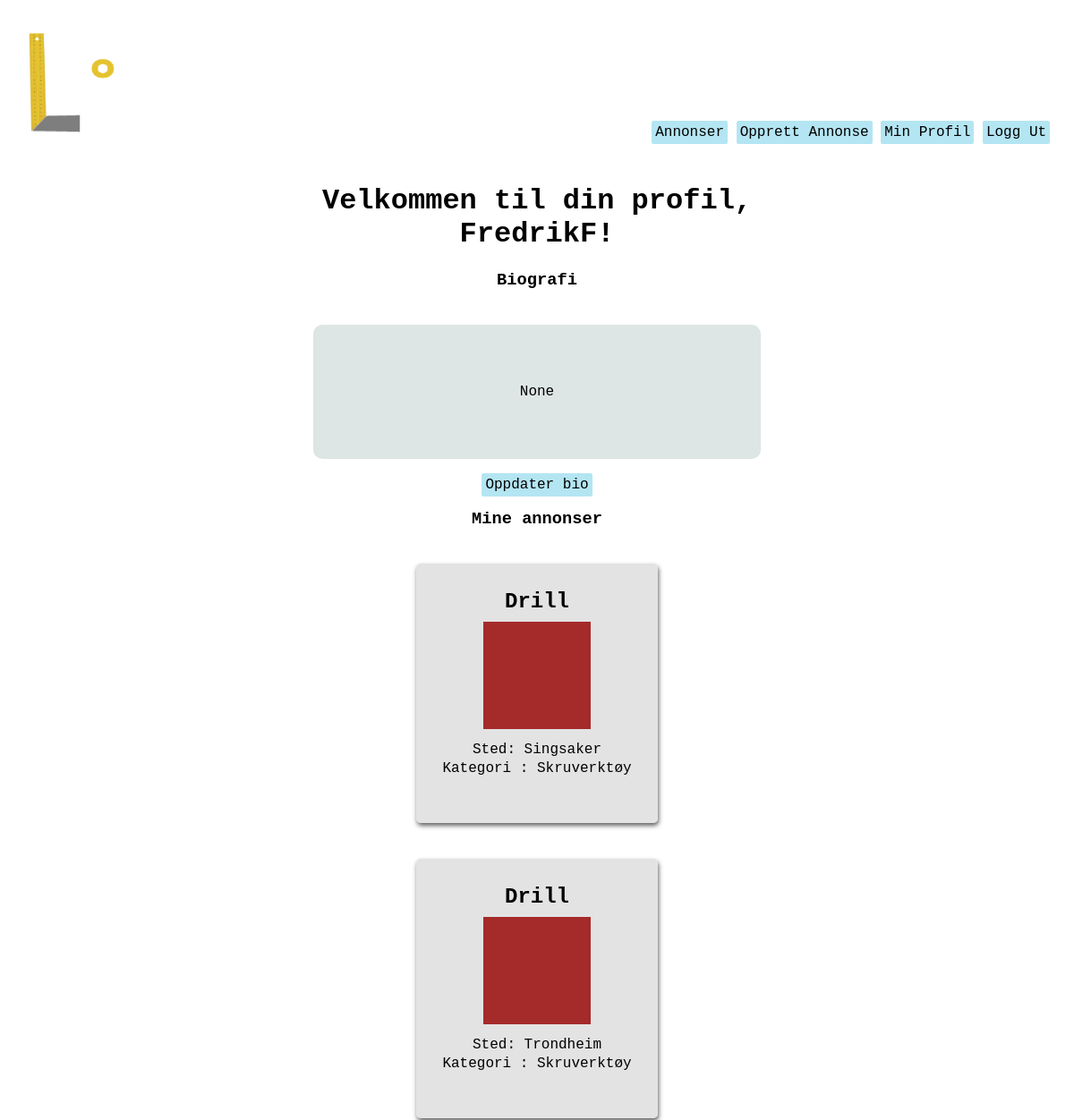
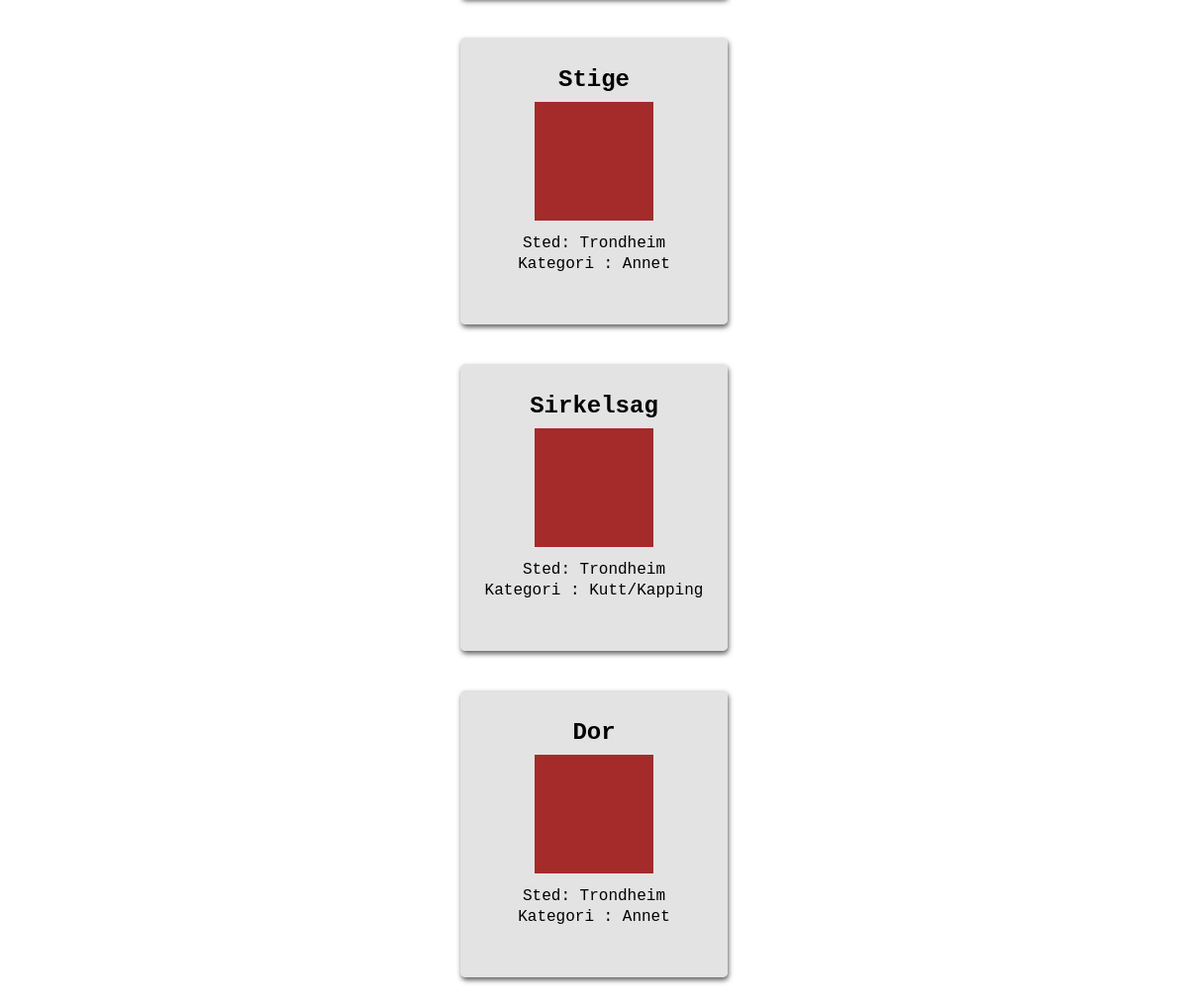
The app's page /users/profile (signed in) with its own data (2 pictures, top to bottom).
### users/models.py (models this page shows, shortened)
class Profile(models.Model):
    user = models.OneToOneField(User, on_delete=models.CASCADE)
    bio = models.TextField(verbose_name="Biografi", null=True)

### homepage/models.py (models this page shows, shortened)
class Listing(models.Model):
    owner = models.ForeignKey(User, verbose_name = 'User', on_delete=models.CASCADE, null=True) #user burde kanskje endres til settings.AUTH_USER_MODEL. må i så fall django.conf import settings
    title = models.CharField(max_length=50, verbose_name="Tittel")
    loaned = models.BooleanField(default=False, verbose_name="Utlånt?")
    price = models.PositiveSmallIntegerField(verbose_name='Pris')
    location = models.CharField(max_length=100, verbose_name="Sted") #burde kanskje være annet enn CharField. Gjør det vanskelig å sortere etter denne attributten
    description = models.TextField(verbose_name="Beskrivelse")
    SW = 1
    PT = 2
    WD = 3
    CT = 4
    SV = 5
    BO = 6
    OT = 7
    CATEGORY_CHOICES = (
        (SW, 'Saging'),
        (PT, 'Maling'),
        (WD, 'Sveising'),
        (CT, 'Kutt/Kapping'),
        (SV, 'Skruverktøy'),
        (BO, 'Slagverktøy'),
        (OT, 'Annet'),
    )
    category = models.PositiveSmallIntegerField(
        choices = CATEGORY_CHOICES,
        default = OT,
        verbose_name="Kategori",
    )

### users/views.py (the view)
# urls.py: path('profile', views.my_profile, name='my_profile'),
@login_required
def my_profile(request):
    current_user = request.user
    user_listings = current_user.listing_set.all()
    user_profile = current_user.profile
    context = {'user': current_user, 'listings': user_listings, 'profile': user_profile}
    return render(request, 'users/my_profile.html', context)

### users/templates/users/my_profile.html (shortened to what this page needs)
{% extends "users/base.html" %}
{% block content %}
<div>
    <h1>Velkommen til din profil, {{user.username}}!</h1>
    <div>
        <h3>Biografi</h3>
        <div class='bioDIV'>
            <p>
                {{profile.bio}}
            </p>
        </div>
    </div>
    <a href="{% url 'users:update_profile' %}" class="knapp">Oppdater bio</a>
    <br>
    <div>
        <h3>Mine annonser</h3>
        {% for listing in listings %}
        <div class="listingDIV">
            <a href="{% url 'homepage:listing' listing_id=listing.id %}" class="listingLink">invisible link!</a>
            <div class="listingContent">
                <h2>{{listing.title}}</h2>
                <div class="listingImg"></div>
                <br>
                <br>
                <p>Sted: {{listing.location}}</p>
                <p>Kategori : {{listing.get_category_display}}</p>
                <br>
            </div>
        </div>
        {% endfor %}
    </div>
    <br>
</div>
{% endblock content %}

### users/static/stylish.css (style rules this page uses)
.bg { margin: 0px; background-image: url("../static/img/standinBG2_r.jpg"); background-size: cover; height: 100%; min-height: 100vh; font-family: 'Courier New', Courier, monospace; }
button, .knapp, .knappStor { background-color: rgb(180, 229, 242); padding: 4px; text-decoration: none; box-shadow: 2px; font-family: 'Courier New', Courier, monospace; color: black; border: none; border-radius: 2px; font-size: 16px; }
.listingDIV { background-color: rgba(218, 218, 218, 0.737); box-shadow: 1px 3px 5px rgba(63, 63, 63, 0.813); padding: 20px; margin: 20px; border-radius: 5px; display: inline-block; width: 230px; height: 250px; line-height: 5px; text-align: left; }
.listingLink { color: transparent; position: absolute; width: inherit; height: inherit; line-height: normal; }
.listingImg { display: inline-block; background-color: brown; height: 120px; width: 120px; }
.listingContent { text-align: center; }
.bioDIV { background-color: rgb(222, 229, 229); border-radius: 10px; padding: 50px; margin: 20px; width: 400px; height: auto; display: inline-block; }

### records on screen
Profile: bio "None"
Listing: title "Drill", location "Singsaker", category "Skruverktøy"
Listing: title "Drill", location "Trondheim", category "Skruverktøy"
Listing: title "Stige", location "Trondheim", category "Annet"
Listing: title "Sirkelsag", location "Trondheim", category "Kutt/Kapping"
Listing: title "Dor", location "Trondheim", category "Annet"

### other values on screen
{{ user.username }} "FredrikF"
